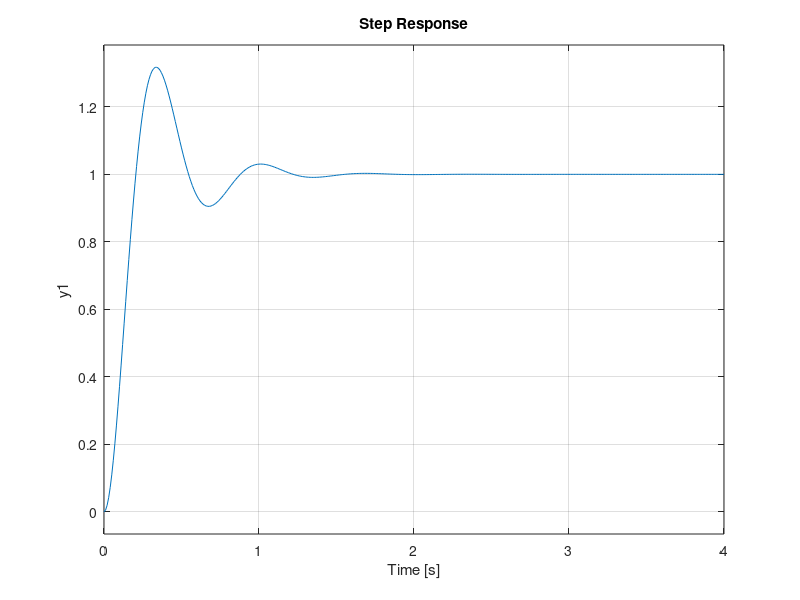

Source code (MATLAB):
m=1 %mass of vehicle
b=10 
k=20
num=1
den=[m,b,k]
plant=tf(num,den)
step(plant)
ki=300
kp=100
contr=tf([kp,ki],[1,0])
sys_ctrl=feedback(contr*plant,1)
t=0:0.01:4
step(sys_ctrl,t)